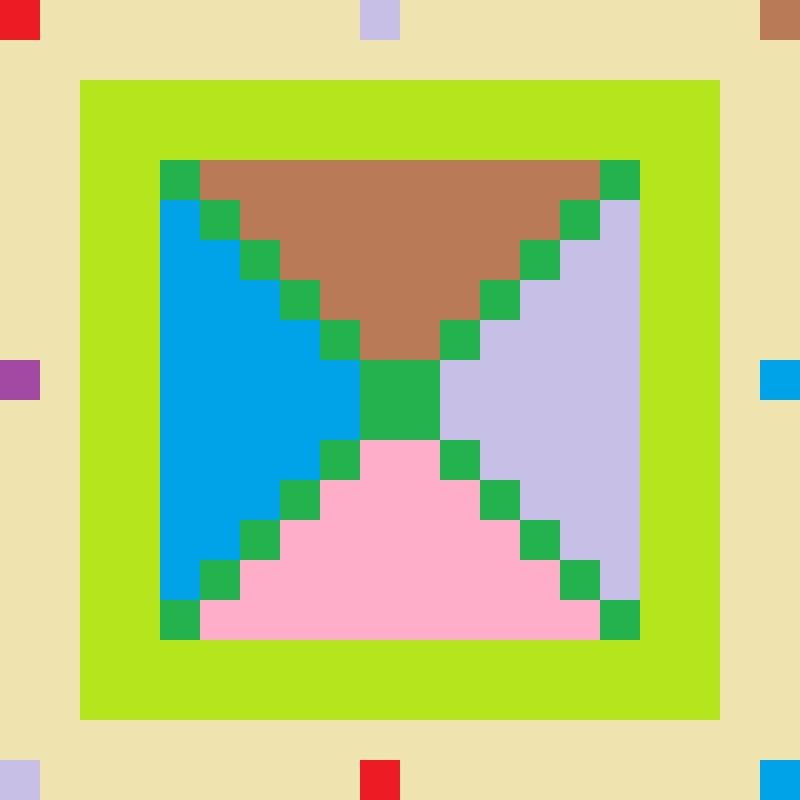

This is a level from a 2D game, rendered from its Tiled map with the project's own tilesets. A one-line summary and the map file follow, with tile-layer data summarised:
An orthogonal 20x20 tile map with 40x40 px tiles, 1 tile layer (ground).

<map version="1.0" orientation="orthogonal" width="20" height="20" tilewidth="40" tileheight="40">
 <tileset firstgid="1" name="blocks_40x40" tilewidth="40" tileheight="40">
  <image source="../textures/blocks_40x40.png" />
 </tileset>
 <layer name="ground" width="20" height="20">
  <data>[400 cells, 400 non-empty, 9 distinct tile ids]</data>
 </layer>
</map>
